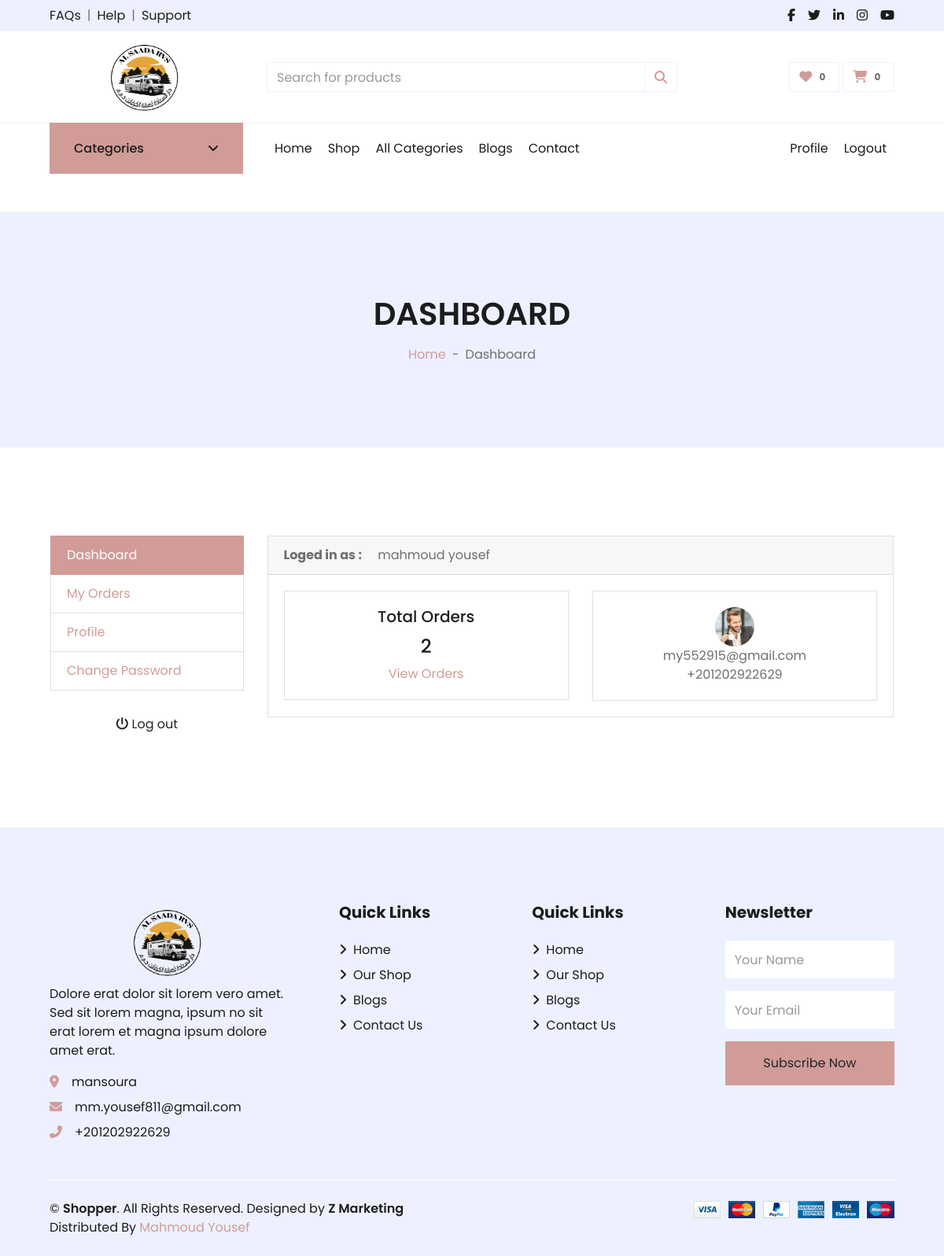
Screenshot of /accounts/dashboard/ (signed in) with the database file from the repository.
### settings/models.py (models this page shows, shortened)
class Settings(models.Model):
    site_name = models.CharField( max_length=50)
    logo = models.ImageField( upload_to='setting/')
    phone = models.CharField( max_length=30)
    email = models.EmailField( max_length=254)
    description = models.TextField(max_length=1000)
    fb_link = models.URLField( max_length=200)
    twitter_link = models.URLField( max_length=200)
    instagram_link = models.URLField( max_length=200)
    address = models.CharField( max_length=50)
    get_in_touch = models.TextField(max_length=1000)

### accounts/models.py (models this page shows, shortened)
class Profile(models.Model):
    user = models.OneToOneField(User,on_delete=models.CASCADE)
    address = models.CharField(max_length=50,blank=True , null=True)
    image = models.ImageField(upload_to='users_images/',blank=True , null=True)
    about = models.TextField(max_length=4000 , blank=True , null=True)
    country = models.CharField(max_length=50 ,blank=True, null=True)
    company = models.CharField(max_length=100 ,blank=True, null=True)
    address_line_1 = models.CharField( max_length=50 , blank=True , null=True)
    address_line_2 = models.CharField( max_length=50 , blank=True , null=True)
    headline = models.CharField(max_length=50 , blank=True, null=True)
    city = models.CharField(max_length=50 ,blank=True, null=True)
    def full_name(self):
        return f'{self.user.first_name} {self.user.last_name}'

class User(AbstractBaseUser):
    first_name      = models.CharField(max_length=50)
    last_name       = models.CharField(max_length=50)
    username        = models.CharField(max_length=50, unique=True)
    email           = models.EmailField(max_length=100, unique=True)
    phone_number    = models.CharField(max_length=50)
    date_joined     = models.DateTimeField(auto_now_add=True)
    last_login      = models.DateTimeField(auto_now_add=True)
    is_admin        = models.BooleanField(default=False)
    is_staff        = models.BooleanField(default=False)
    is_active        = models.BooleanField(default=False)
    is_superadmin        = models.BooleanField(default=False)
    USERNAME_FIELD = 'email'
    REQUIRED_FIELDS = ['username', 'first_name', 'last_name']
    objects = MyAccountManager()

### accounts/views.py (the view)
# urls.py: path('dashboard/' , views.dashboard , name="dashboard" ),
@login_required(login_url='login')
def dashboard(request):
    profile=Profile.objects.get(user=request.user)
    orders = Order.objects.order_by('-created_at').filter(user_id=request.user.id,is_orderd=True)
    orders_count = orders.count()
    return render(request,'profile/dashboard.html',{
        'profile':profile,
        'orders':orders,
        'orders_count':orders_count,
    })

### accounts/templates/profile/dashboard.html (shortened to what this page needs)
{% extends 'base.html' %}
{% load static %}
{% block body %}
<div class="container-fluid bg-secondary mb-5">
    <div class="d-flex flex-column align-items-center justify-content-center" style="min-height: 300px">
        <h1 class="font-weight-semi-bold text-uppercase mb-3">Dashboard</h1>
        <div class="d-inline-flex">
            <p class="m-0"><a href="/">Home</a></p>
            <p class="m-0 px-2">-</p>
            <p class="m-0">Dashboard</p>
        </div>
    </div>
</div>
<section class="section-conten padding-y bg">
    <div class="container-fluid p-5">
        <div class="row p-3">
            <aside class="col-md-3">
                <ul class="list-group">
                    <a class="list-group-item active" href="{% url 'dashboard'%}"> Dashboard </a>
                    <a class="list-group-item" href="{% url 'orders'%}"> My Orders </a>
                    <a class="list-group-item" href="{% url 'profile'%}">Profile </a>
                    <a class="list-group-item" href="{% url 'change_password'%}">Change Password </a>
                </ul>
                <br>
                <a class="btn btn-light btn-block" href="{% url 'logout'%}"> <i class="fa fa-power-off"></i> <span
                        class="text">Log
                        out</span> </a>
            </aside>
            <main class="col-md-9">
                <article class="card">
                    <header class="card-header">
                        <strong class="d-inline-block mr-3">Loged in as :</strong>
                        <span>{{profile.full_name}}</span>
                    </header>
                    <div class="card-body">
                        <div class="row">
                            <div class="col-md-6">
                                <div class="card" style="text-align:center;">
                                    <div class="card-body">
                                        <h5 class="card-title">Total Orders</h5>
                                        <h4>{{orders_count}}</h4>
                                        <a href="{% url 'orders'%}">View Orders</a>
                                    </div>
                                </div>
                            </div>
                            <div class="col-md-6">
                                <div class="card" style="text-align:center;">
                                    <div class="card-body">
                                        <img src="{% if profile.image %}{{profile.image.url}}{% else %} https://www.w3schools.com/howto/img_avatar.png {% endif %}"
                                            width="50" hight="50" style="border-radius:50%;">
                                        <p class="mb-0">{{user.email}}</p>
                                        <p class="mb-0">{{user.phone_number}}</p>
                                    </div>
                                </div>
                            </div>
                        </div>
                    </div>
                </article>
            </main>
        </div>
    </div>
</section>
{% endblock body %}

### templates/base.html (shortened to what this page needs)
{% load static %}
<!DOCTYPE HTML>
<html lang="en">
<head>
    <link href="https://cdnjs.cloudflare.com/ajax/libs/font-awesome/5.10.0/css/all.min.css" rel="stylesheet">
    <link href="{% static 'lib/owlcarousel/assets/owl.carousel.min.css'%}" rel="stylesheet">
    <link href="{% static 'css/all.min.css'%}" rel="stylesheet">
    <link href="{% static 'css/style.css'%}" rel="stylesheet">
    <link href="{% static 'css/custom.css'%}" rel="stylesheet">
</head>
<body>
    <div class="container-fluid">
        <div class="row bg-secondary py-2 px-xl-5">
            <div class="col-lg-6 d-none d-lg-block">
                <div class="d-inline-flex align-items-center">
                    <a class="text-dark" href="{% url 'contact'%}">FAQs</a>
                    <span class="text-muted px-2">|</span>
                    <a class="text-dark" href="{% url 'contact'%}">Help</a>
                    <span class="text-muted px-2">|</span>
                    <a class="text-dark" href="{% url 'contact'%}">Support</a>
                </div>
            </div>
            <div class="col-lg-6 text-center text-lg-right">
                <div class="d-inline-flex align-items-center">
                    <a class="text-dark px-2" href="{{about_site.fb_link}}">
                        <i class="fab fa-facebook-f"></i>
                    </a>
                    <a class="text-dark px-2" href="{{about_site.twitter_link}}">
                        <i class="fab fa-twitter"></i>
                    </a>
                    <a class="text-dark px-2" href="">
                        <i class="fab fa-linkedin-in"></i>
                    </a>
                    <a class="text-dark px-2" href="{{about_site.instagram_link}}">
                        <i class="fab fa-instagram"></i>
                    </a>
                    <a class="text-dark pl-2" href="">
                        <i class="fab fa-youtube"></i>
                    </a>
                </div>
            </div>
        </div>
        <div class="row align-items-center py-2 px-xl-5">
            <div class="col-lg-3 d-none d-lg-block">
                <a href="/" class="text-decoration-none">
                    <h1 class="m-0  text-center display-5 font-weight-semi-bold">
                        <img src="{{about_site.logo.url}}" width="100px" height="100px" alt="Logo">
                    </h1>
                </a>
            </div>
            <div class="col-lg-6 col-6 position-relative text-left">
                <form id="searchForm" autocomplete="off" action="">
                    <div class="input-group">
                        <input type="text" id="searchInput" class="form-control" placeholder="Search for products">
                        <div class="input-group-append">
                            <span class="input-group-text bg-transparent text-primary">
                                <i class="fa fa-search"></i>
                            </span>
                        </div>
                    </div>
                </form>
            </div>
            <div class="col-lg-3 col-6 text-right">
                <a href="{% url 'favourite'%}" class="btn border">
                    <i class="fas fa-heart text-primary"></i>
                    <span class="badge">{{product_counter}}</span>
                </a>
                <a href="{% url 'cart'%}" class="btn border">
                    <i class="fas fa-shopping-cart text-primary"></i>
                    <span class="badge">{{cart_counter}}</span>
                </a>
            </div>
        </div>
    </div>
    <div class="container-fluid mb-5">
        <div class="row border-top px-xl-5">
            <div class="col-lg-3 d-none d-lg-block">
                <a class="btn shadow-none d-flex align-items-center justify-content-between bg-primary text-white w-100"
                    data-toggle="collapse" href="#navbar-vertical"
                    style="height: 65px; margin-top: -1px; padding: 0 30px;">
                    <h6 class="m-0">Categories</h6>
                    <i class="fa fa-angle-down text-dark"></i>
                </a>
            </div>
            <div class="col-lg-9">
                <nav class="navbar navbar-expand-lg bg-light navbar-light py-3 py-lg-0 px-0">
                    <div class="collapse navbar-collapse justify-content-between" id="navbarCollapse">
                        <div class="navbar-nav mr-auto py-0">
                            <a href="/" class="nav-item nav-link {% if request.path == '/' %}active{% endif %}">Home</a>
                            <a href="{% url 'product_list' %}"
                                class="nav-item nav-link {% if request.path == '/products/' %}active{% endif %} ">Shop</a>
                            <a href="{% url 'categories'%}"
                                class="nav-item nav-link {% if request.path == '/products/categories/' %}active{% endif %}">All Categories</a>
                            <a href="{% url 'blog'%}"
                                class="nav-item nav-link  {% if request.path == '/blog/' %}active{% endif %}">Blogs</a>
                            <a href="{% url 'contact'%}"
                                class="nav-item nav-link  {% if request.path == '/contact/' %}active{% endif %}">Contact</a>
                        </div>
                        {% if user.is_authenticated %}
                        <div class="navbar-nav ml-auto py-0">
                            <a href="{% url 'profile'%}" class="nav-item nav-link">Profile</a>
                            <a href="{% url 'logout' %}" class="nav-item nav-link">Logout</a>
                        </div>
                        {% else %}
                        <div class="navbar-nav ml-auto py-0">
                            <a href="{% url 'login' %}" class="nav-item nav-link">Login</a>
                            <a href="{% url 'register' %}" class="nav-item nav-link">Register</a>
                        </div>
                        {% endif %}
                    </div>
                </nav>
            </div>
        </div>
    </div>
    {% block body %}
    {% endblock body %}
    <div class="container-fluid bg-secondary text-dark mt-5 pt-5">
        <div class="row px-xl-5 pt-5">
            <div class="col-lg-4 col-md-12 mb-5 pr-3 pr-xl-5">
                <a href="/" class="text-decoration-none">
                    <h1 class="mb-1 text-center display-5 font-weight-semi-bold">
                            <img src="{{about_site.logo.url}}" width="100px" height="100px" alt="Logo">
                    </h1>
                </a>
                <p>{{about_site.description}}</p>
                <p class="mb-2"><i class="fa fa-map-marker-alt text-primary mr-3"></i>{{about_site.address}}</p>
                <p class="mb-2"><i class="fa fa-envelope text-primary mr-3"></i>{{about_site.email}}</p>
                <p class="mb-0"><i class="fa fa-phone-alt text-primary mr-3"></i>{{about_site.phone}}</p>
            </div>
            <div class="col-lg-8 col-md-12">
                <div class="row">
                    <div class="col-md-4 mb-5">
                        <h5 class="font-weight-bold text-dark mb-4">Quick Links</h5>
                        <div class="d-flex flex-column justify-content-start">
                            <a class="text-dark mb-2" href="/"><i class="fa fa-angle-right mr-2"></i>Home</a>
                            <a class="text-dark mb-2" href="{% url 'product_list'%}"><i class="fa fa-angle-right mr-2"></i>Our
                                Shop</a>
                            <a class="text-dark mb-2" href="{% url 'blog'%}"><i class="fa fa-angle-right mr-2"></i>Blogs
                                </a>
                            <a class="text-dark" href="{% url 'contact'%}"><i class="fa fa-angle-right mr-2"></i>Contact
                                Us</a>
                        </div>
                    </div>
                    <div class="col-md-4 mb-5">
                        <h5 class="font-weight-bold text-dark mb-4">Quick Links</h5>
                        <div class="d-flex flex-column justify-content-start">
                            <a class="text-dark mb-2" href="/"><i class="fa fa-angle-right mr-2"></i>Home</a>
                            <a class="text-dark mb-2" href="{% url 'product_list'%}"><i class="fa fa-angle-right mr-2"></i>Our
                                Shop</a>
                            <a class="text-dark mb-2" href="{% url 'blog'%}"><i class="fa fa-angle-right mr-2"></i>Blogs
                                </a>
                            <a class="text-dark" href="{% url 'contact'%}"><i class="fa fa-angle-right mr-2"></i>Contact
                                Us</a>
                        </div>
                    </div>
                    <div id="main_form_div" class="col-md-4 mb-5">
                        <h5 class="font-weight-bold text-dark mb-4">Newsletter</h5>
                        <form id="newsletter_form" method="POST" action="{% url 'newsletter_footer'%}">
                            <div class="form-group">
                                <input type="text" class="form-control border-0 py-4" name="name" placeholder="Your Name"
                                    required="required" />
                            </div>
                            <div class="form-group">
                                <input type="email" class="form-control border-0 py-4" name="email" placeholder="Your Email"
                                    required="required" />
                            </div>
                            <div>
                                <button class="btn btn-primary btn-block border-0 py-3" type="submit">Subscribe
                                    Now</button>
                            </div>
                        </form>
                    </div>
                </div>
            </div>
        </div>
        <div class="row border-top border-light mx-xl-5 py-4">
            <div class="col-md-6 px-xl-0">
                <p class="mb-md-0 text-center text-md-left text-dark">
                    &copy; <a class="text-dark font-weight-semi-bold" href="/">{{about_site.site_name}}</a>. All Rights
                    Reserved.
                    Designed
                    by
                    <a class="text-dark font-weight-semi-bold" href="">Z Marketing</a><br>
                    Distributed By <a href="" target="_blank">Mahmoud Yousef</a>
                </p>
            </div>
            <div class="col-md-6 px-xl-0 text-center text-md-right">
                <img class="img-fluid" src="{% static 'img/payments.png'%}" alt="">
            </div>
        </div>
    </div>
</body>
</html>

### rows the page displays
Settings: logo (picture), description "Dolore erat dolor sit lorem vero amet. Sed sit lorem magna, ipsum no sit erat lorem et magna ipsum dolore amet erat.", address "mansoura", email "mm.yousef811@gmail.com", phone "+201202922629", site_name "Shopper"
Profile: full_name "mahmoud yousef", image (picture)
User: email "my552915@gmail.com", phone_number "+201202922629"

### other values shown
{{ product_counter }} "0"
{{ cart_counter }} "0"
{{ orders_count }} "2"
